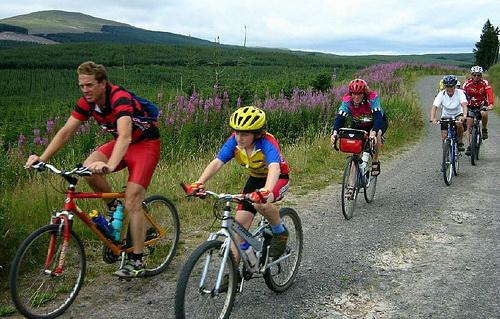
#> input picture OpenCV-Python-Tutorial/data/dnn/rgb.jpg, 500 x 319 px
$ python peopledetect.py ../data/dnn/rgb.jpg
#> lines starting #> are read from the running program, lines starting #| are printed output that depends on the picture; after the words box and inside, x2 and y2 are one past the last pixel; in counts of white or black regions, pixels touching at a corner belong together
#!/usr/bin/env python

'''
人类检测
python peopledetect.py ../data/basketball1.png ../data/basketball2.png ../data/dnn/rgb.jpg

example to detect upright people in images using HOG features

Usage:
    peopledetect.py <image_names>

Press any key to continue, ESC to stop.
'''

# Python 2/3 compatibility
from __future__ import print_function

import numpy as np
import cv2


def inside(r, q):
    rx, ry, rw, rh = r
    qx, qy, qw, qh = q
    return rx > qx and ry > qy and rx + rw < qx + qw and ry + rh < qy + qh


def draw_detections(img, rects, thickness = 1):
    for x, y, w, h in rects:
        # the HOG detector returns slightly larger rectangles than the real objects.
        # so we slightly shrink the rectangles to get a nicer output.
        pad_w, pad_h = int(0.15*w), int(0.05*h)
        cv2.rectangle(img, (x+pad_w, y+pad_h), (x+w-pad_w, y+h-pad_h), (0, 255, 0), thickness)


if __name__ == '__main__':
    import sys
    from glob import glob
    import itertools as it

    print(__doc__)

    hog = cv2.HOGDescriptor()
    hog.setSVMDetector( cv2.HOGDescriptor_getDefaultPeopleDetector() )

    default = ['../data/basketball2.png '] if len(sys.argv[1:]) == 0 else []

    for fn in it.chain(*map(glob, default + sys.argv[1:])):
        print(fn, ' - ',)
        try:
            img = cv2.imread(fn)
#> img is the input picture: shape (319, 500, 3); mean B, G, R 97.6, 112, 107.7
            if img is None:
                print('Failed to load image file:', fn)
                continue
        except:
            print('loading error')
            continue

        found, w = hog.detectMultiScale(img, winStride=(8,8), padding=(32,32), scale=1.05)
#> found = [[413, 55, 74, 148]]; w = [0.918]
        found_filtered = []
        for ri, r in enumerate(found):
            for qi, q in enumerate(found):
                if ri != qi and inside(r, q):
                    break
            else:
                found_filtered.append(r)
#> this loop made 1 pass
#> (ri, r) on pass 1: (0, [413, 55, 74, 148])
#> after the loop, found_filtered = [[413, 55, 74, 148]]
        draw_detections(img, found)
#> the loop in draw_detections, `for x, y, w, h in rects:` made 1 pass
#> (x, y, w, h, pad_w, pad_h) on pass 1: (413, 55, 74, 148, 11, 7)
#> after the loop in draw_detections, `for x, y, w, h in rects:`:
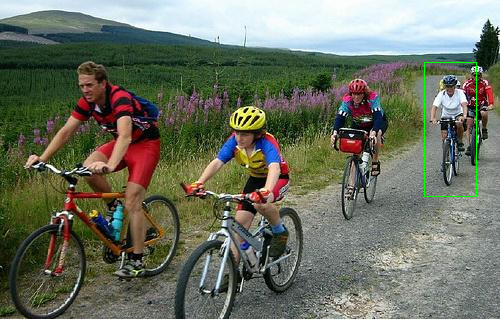
#> img: shape (319, 500, 3); 0.23% of pixels changed, all inside (x1, y1, x2, y2) = (424, 62, 477, 197)
        draw_detections(img, found_filtered, 3)
#> call 2 of draw_detections, with thickness = 3
#> the loop in draw_detections (call 2), `for x, y, w, h in rects:` made 1 pass
#> after the loop in draw_detections (call 2), `for x, y, w, h in rects:`:
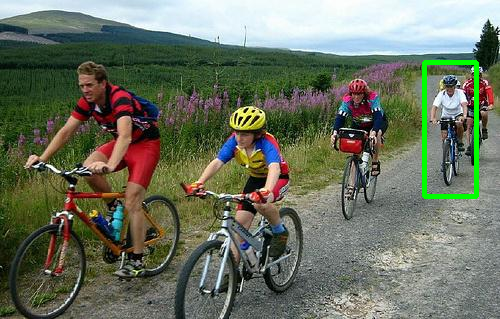
#> img: shape (319, 500, 3); 0.93% of pixels changed, all inside (x1, y1, x2, y2) = (422, 60, 479, 199)
        print('%d (%d) found' % (len(found_filtered), len(found)))
#| 1 (1) found
        cv2.imshow(fn, img)
        ch = cv2.waitKey()
#> (key Esc is pressed here)
        if ch == 27:
            break
    cv2.destroyAllWindows()
